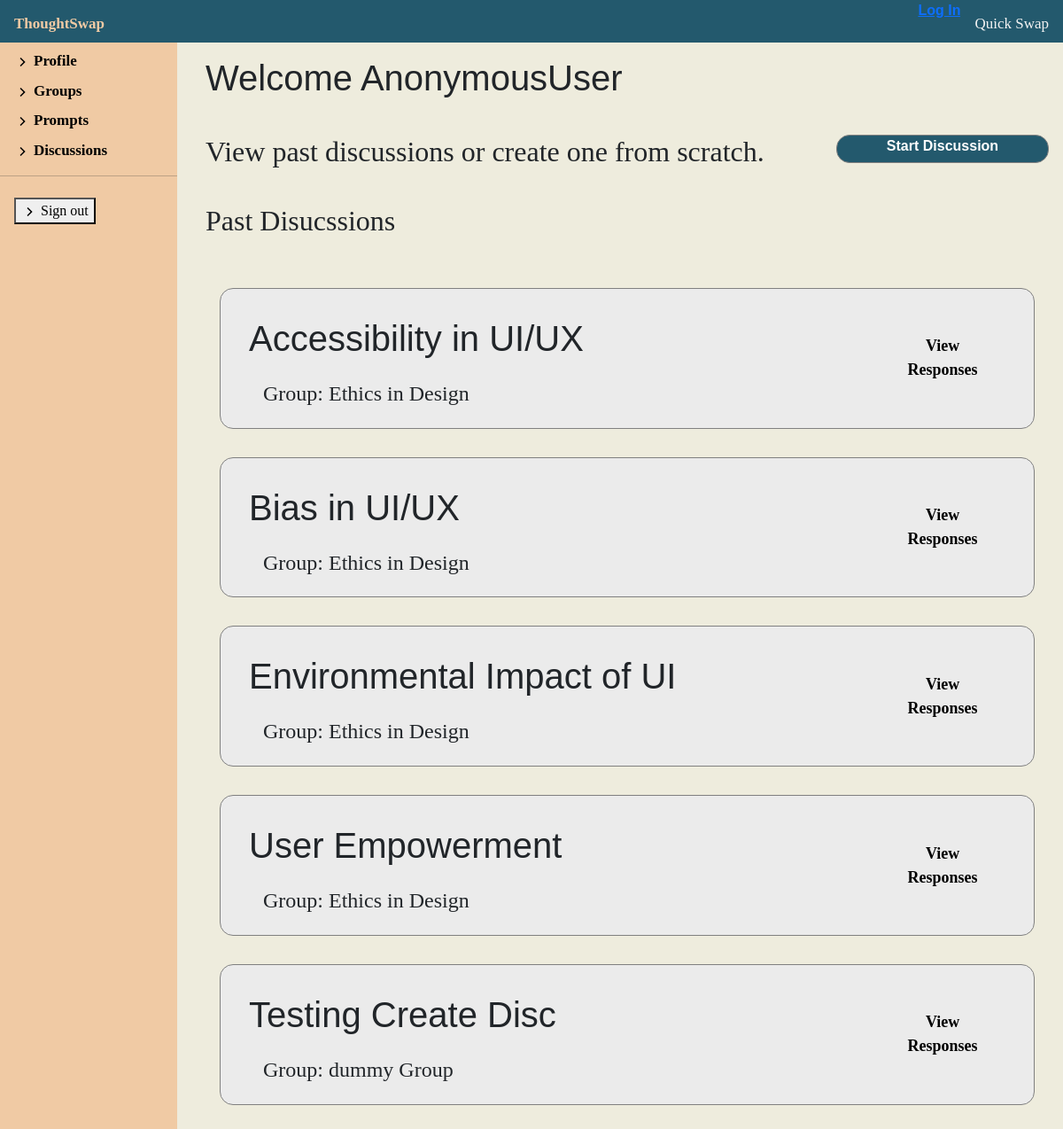
Page /discussion/2/discussion on the committed database.
### discussion/models.py (models this page shows, shortened)
class Discussion(models.Model):
    code = models.IntegerField(default=0, null=False, blank=False)
    name = models.CharField(max_length=200, default='Discussion')
    group = models.ForeignKey('Group', on_delete=models.SET_NULL, null=True)
    def __str__(self):
        return self.name

class Group(models.Model):
    facilitator = models.ForeignKey(
        'Facilitator', on_delete=models.SET_NULL, null=True)
    name = models.CharField(max_length=100, null=False, blank=False, default='Group')
    size = models.IntegerField(null=False, blank=False, default=0)
    def __str__(self):
        return f'{self.name}'

### discussion/views.py (the view)
# urls.py: path('<int:pk>/discussion', views.PastDiscussionView.as_view(), name='facilitator-discussions'),
class PastDiscussionView(generic.ListView):
    model = Facilitator
    template_name = 'discussion/profile/discussion_display.html'
    def get_context_data(self, **kwargs):
        context = super(PastDiscussionView,
                        self).get_context_data(**kwargs)
        context['facilitator'] = Facilitator.objects.get(
            pk=self.kwargs['pk'])
        return context

### discussion/templates/discussion/profile/discussion_display.html (shortened to what this page needs)
{% extends "discussion/profile/facilitator_profile.html" %}
{% block profileContent %}
<div class="facilitator-profile">
    <h1 class="discussion-header">Welcome {{ user }}</h1>
    <div class="start-discussion">
        <h2 class="discussion-header">View past discussions or create one from scratch.</h2>
        <div class="prompt-btn-container">
            <a class="prompt-btn" href="{% url 'create-discussion' %}">Start Discussion</a>
        </div>
    </div>
    <div class="profile-container" id="create-prompt">
        <h2 class="discussion-header">Past Disucssions</h2>
        <div class="response-board">
            {% for group in facilitator.group_set.all %}
            {% for discussion in group.discussion_set.all %}
            <div class="prompt-crud">
                <div>
                    <h1 class="discussion-header">{{ discussion }}</h1>
                    <h2 class="discussion-bio">Group: {{ group }}</h2>
                </div>
                <div class="prompt-ud">
                    <a class="view-response-btn" href="{% url 'view-responses' pk=facilitator.pk name=group.name code=discussion.code %}" alt="View Responses">View
                        Responses</a>
                </div>
            </div>
            {% endfor %}
            {% endfor %}
        </div>
    </div>
</div>
{% endblock %}

### discussion/static/css/styles.css (style rules this page uses)
.profile-container { display: flex; justify-content: space-between; }
.facilitator-profile { width: 100%; margin-left: 1em; }
.discussion-header { padding: 1rem; }
.discussion-bio { margin-left: 2rem; font-size: x-large; }
.response-board { padding: 1rem; display: grid; }
#create-prompt { display: block; }
.prompt-crud { border: solid 1px grey; border-radius: 15px; background: rgb(235, 235, 235); padding: 1rem; margin: 1em; display: flex; justify-content: space-between; align-items: center; }
.prompt-ud { display: flex; }
.start-discussion { display: flex; justify-content: space-between; }
.prompt-btn { border: solid 1px grey; border-radius: 15px; background: #23596d; color: white; width: 15rem; margin: auto; height: 2rem; margin-top: 1em; text-decoration: none; display: inline-block; text-align: center; font-size: medium; font-family: Arial, Helvetica, sans-serif; font-weight: bold; }
.prompt-btn-container { display: flex; justify-content: center; margin-right: 1em; }
body { background: #eeecdd; margin: 0; }
h1 { font-family: Arial Black, verdana, sans-serif; }
a { font-family: arial; font-weight: bold; }
p, div, span { font-family: Georgia, 'Times New Roman', Times, serif; }

### rows in the picture
Group: name "Ethics in Design"
Discussion: name "Accessibility in UI/UX"
Discussion: name "Bias in UI/UX"
Discussion: name "Environmental Impact of UI"
Discussion: name "User Empowerment"
Group: name "dummy Group"
Discussion: name "Testing Create Disc"

### other values in the picture
{{ user }} "AnonymousUser"
